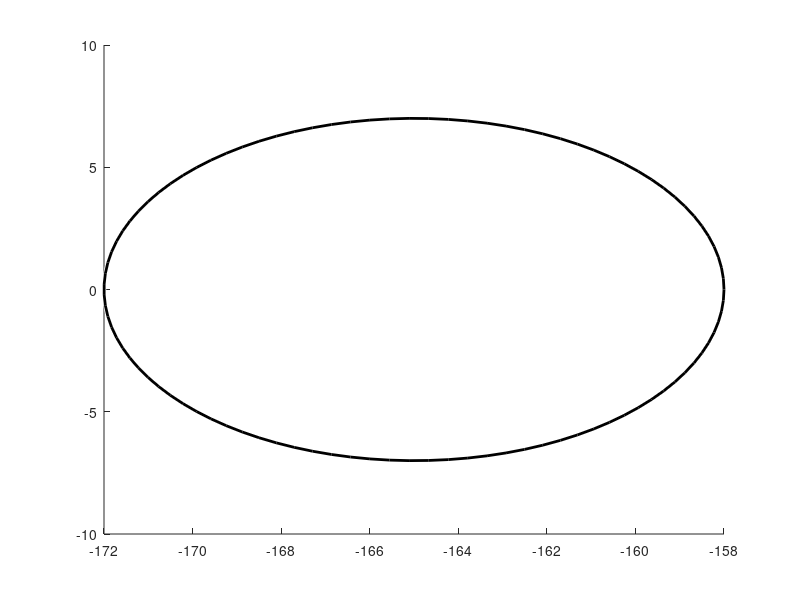

Write MATLAB code to recreate this figure. (Note: this script raises an error after producing the figure.)
save = 0;
savename = 'test';

bayes_state = [0;-0.8;1];

for i  = 1:10
    try
        %load('atest' + string(i) + '.mat');
        load('Downloads/Bayes180_3_test' + string(i) + '.mat');
        
        [x, y] = pol2cart(-(results(:,3)-pi/4), results(:,2));
        plot(x, y, 'LineWidth', 2);     
        h = viscircles([0 0], 20, 'Color', 'k');
        fill(h.Children(1).XData(1:end-1), h.Children(1).YData(1:end-1), 'k');
        viscircles([0 0], 165, 'Color', 'k');
        hold on
    catch
    end    
end

[x, y] = pol2cart(-(pi/2*(bayes_state(3)+1)), 165);
h = viscircles([x y], 7, 'Color', 'k');
fill(h.Children(1).XData(1:end-1), h.Children(1).YData(1:end-1), 'k');
[x, y] = pol2cart(-(pi/2*(bayes_state(2)+1)), 65*(bayes_state(1)+1) + 40);

scatter(x, y, 150, 'k', 'x', 'LineWidth', 3)

axis square
set(gca,'XColor', 'none','YColor','none')

if save
    exportgraphics(gcf, "AutosavedFigures/"+...
        savename+string(num)+".eps", 'ContentType',...
        'vector', 'BackgroundColor', 'none');
end